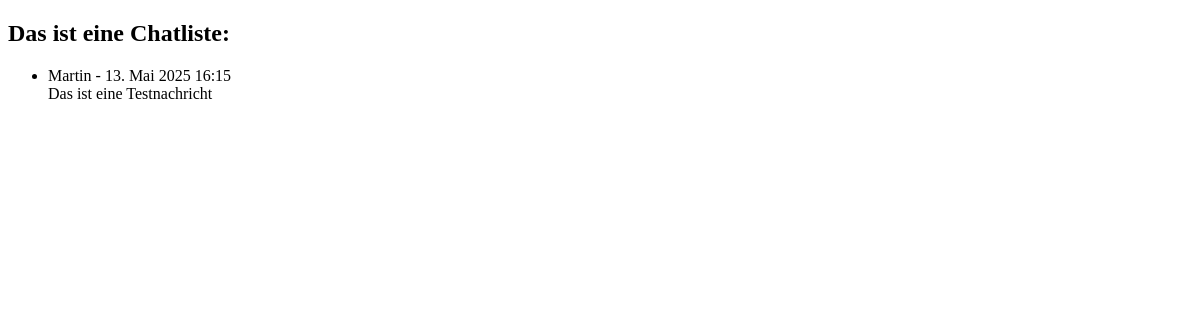
The page /small_chat_app/chat/ on the database as committed earlier.
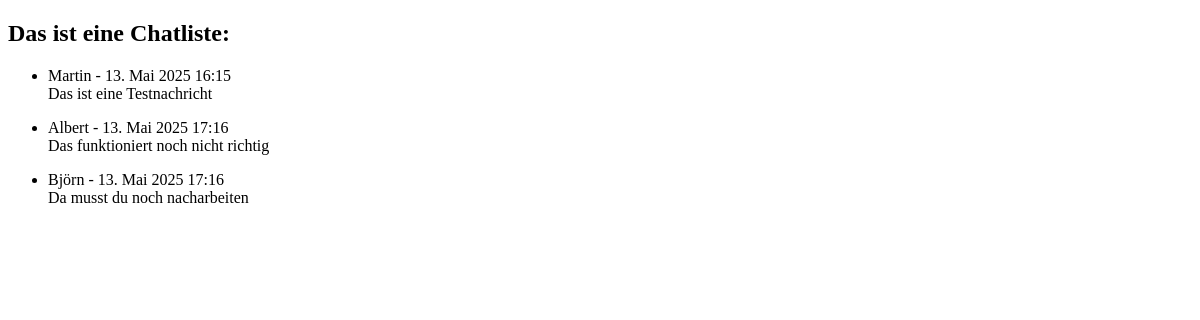
The same page on the database as committed later.
### small_chat_app/models.py (models this page shows, shortened)
class Chat(models.Model):
    name = models.CharField(max_length=255)
    message = models.CharField(max_length=600)
    created_at = models.DateTimeField()

### small_chat_app/views.py (the view)
# urls.py: path('chat/', ChatListView.as_view(), name='chat_view.html'),
class ChatListView(ListView):
    model = Chat
    template_name = 'small_chat_app/chat_view.html'
    context_object_name = 'chats'

### small_chat_app/templates/small_chat_app/chat_view.html (shortened to what this page needs)
{% extends "small_chat_app/base.html" %}
{% block content %}
    <h2>Das ist eine Chatliste: </h2>
        {% for chat in chats %}
            <ul>
                <li>
                    {{ chat.name }} - {{ chat.created_at }} <br>
                    {{ chat.message }}
                </li>
            </ul>
        {% endfor %}
{% endblock %}

### small_chat_app/templates/small_chat_app/base.html (shortened to what this page needs)
<!DOCTYPE html>
<html lang="de">
<head>
</head>
<body>
    {% block content %} leerer content {% endblock %}
</body>
</html>

Rows that differ between the two databases and show on the page:
added Chat: name "Albert", created_at "13. Mai 2025 17:16", message "Das funktioniert noch nicht richtig"
added Chat: name "Björn", created_at "13. Mai 2025 17:16", message "Da musst du noch nacharbeiten"
